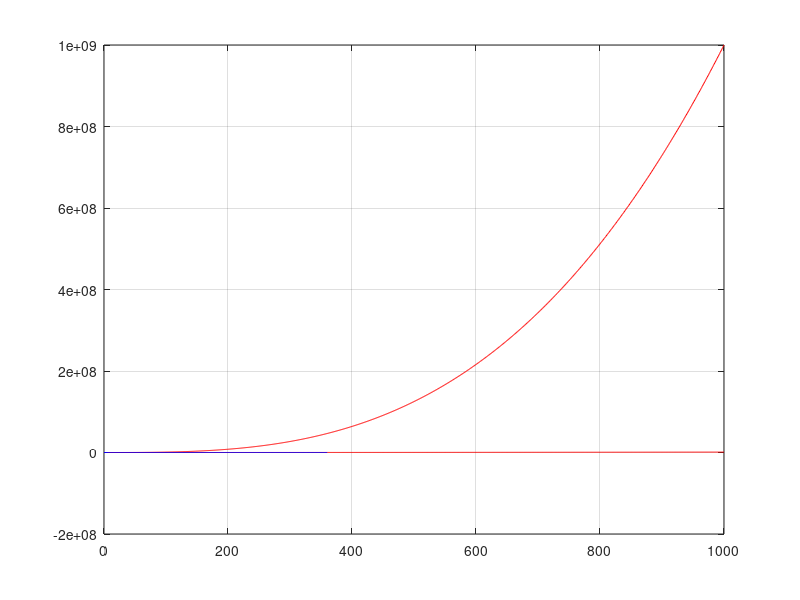

MATLAB code for this plot:
x = 0:1:1000;
y1 = x.^2;
y2 = x.^3;

xlabel('x-axis')
ylabel('y-axis')

title('y = x^2 /n')

plot(x,y1,'r');
hold on
plot(x,y2,'r');

x2 = 0:360;
y3 = sind(x2);
x3 = 0:2*pi;
y4 = sin(x3);
hold on
plot(x2,y3,'b');
hold on
plot(x3,y4,'b');
grid on
